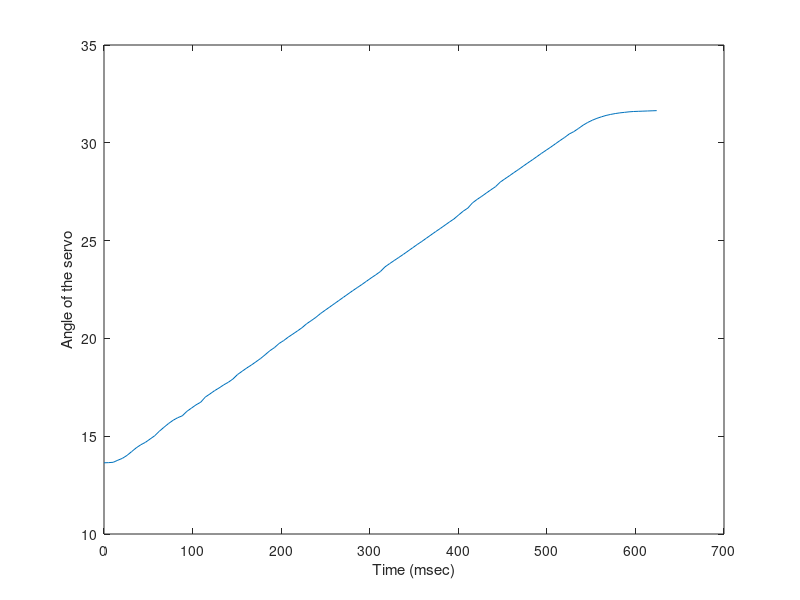
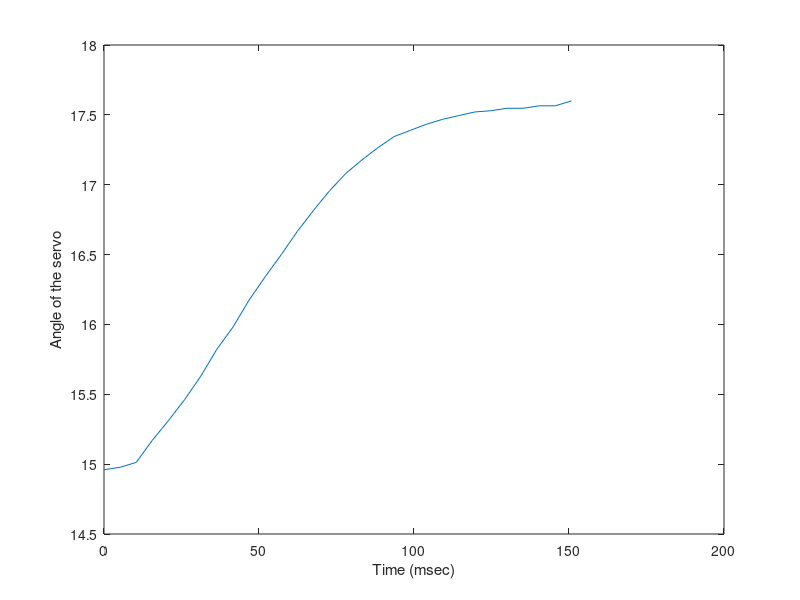

These charts were generated, in order, by the following MATLAB code:
% function pid_curve()

dt = 0.0052 * 1000; % in msec
degree = 0.0088;
points1 = [1550, 1551, 1553, 1565, 1576, 1593, 1615, 1637, 1655, 1669, ...
    1688, 1707, 1733, 1756, 1778, 1797, 1812, 1823, 1849, 1868, 1887, ....
    1902, 1932, 1950, 1969, 1985, 2003, 2018, 2037, 2063, 2082, 2101, ...
    2118, 2137, 2156, 2178, 2201, 2219, 2243, 2260, 2280, 2298, 2316, ...
    2335, 2358, 2376, 2395, 2417, 2436, 2455, 2474, 2493, 2512, 2531, ...
    2550, 2568, 2586, 2605, 2624, 2642, 2661, 2688, 2707, 2725, 2743, ...
    2761, 2780, 2799, 2818, 2836, 2855, 2874, 2893, 2911, 2930, 2949, ...
    2967, 2990, 3012, 3030, 3060, 3080, 3098, 3117, 3136, 3154, 3180, ...
    3199, 3217, 3236, 3254, 3273, 3292, 3310, 3329, 3348, 3366, 3384, ...
    3403, 3422, 3440, 3460, 3474, 3492, 3511, 3527, 3540, 3551, 3560, ...
    3568, 3574, 3579, 3583, 3586, 3589, 3591, 3592, 3593, 3594, 3595, 3596];
angles1 = points1 * degree;
elapsed1 = 0.620;
t1 = 0:dt:(numel(angles1)-1) * dt;

points2 = [1700, 1702, 1706, 1724, 1740, 1757, 1776, 1798, 1816, 1838, ...
    1857, 1875, 1894, 1911, 1927, 1941, 1952, 1962, 1971, 1976, 1981, ...
    1985, 1988, 1991, 1992, 1994, 1994, 1996, 1996, 2000];
angles2 = points2 * degree;
elapsed2 = 0.149;
t2 = 0:dt:(numel(angles2)-1) * dt;

figure
plot(t1, angles1);
ylabel('Angle of the servo')
xlabel('Time (msec)');

figure
plot(t2, angles2);
ylabel('Angle of the servo')
xlabel('Time (msec)');

% end